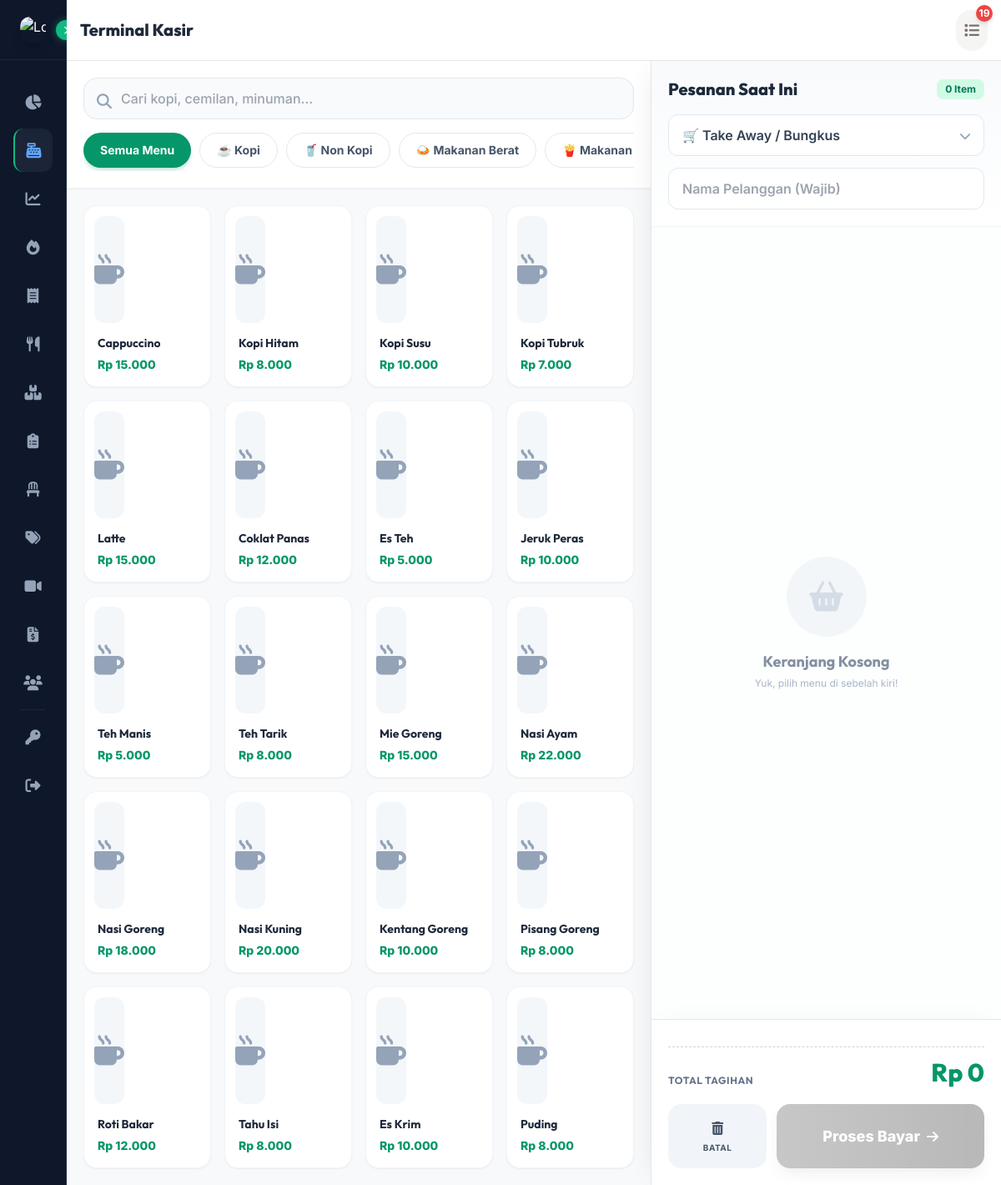
The page /admin/pos.php (signed in) on the database its author committed.
### tables this page shows
CREATE TABLE `categories` (
  `id` int(11) NOT NULL AUTO_INCREMENT,
  `name` varchar(50) NOT NULL,
  `slug` varchar(50) NOT NULL,
  `description` text,
  `icon` varchar(50) DEFAULT NULL,
  `sort_order` int(11) DEFAULT 0,
  `is_active` tinyint(1) DEFAULT 1,
  `created_at` timestamp NOT NULL DEFAULT CURRENT_TIMESTAMP,
  `updated_at` timestamp NOT NULL DEFAULT CURRENT_TIMESTAMP ON UPDATE CURRENT_TIMESTAMP,
  PRIMARY KEY (`id`),
  UNIQUE KEY `slug` (`slug`),
  KEY `idx_is_active` (`is_active`),
  KEY `idx_sort_order` (`sort_order`)
);

CREATE TABLE `menus` (
  `id` int(11) NOT NULL AUTO_INCREMENT,
  `category_id` int(11) NOT NULL,
  `name` varchar(100) NOT NULL,
  `slug` varchar(100) NOT NULL,
  `description` text,
  `price` decimal(10,2) NOT NULL,
  `image` varchar(255) DEFAULT NULL,
  `is_available` tinyint(1) DEFAULT 1,
  `is_recommended` tinyint(1) DEFAULT 0,
  `preparation_time` int(11) DEFAULT 15 COMMENT 'in minutes',
  `stock` int(11) DEFAULT NULL COMMENT 'null = unlimited',
  `created_at` timestamp NOT NULL DEFAULT CURRENT_TIMESTAMP,
  `updated_at` timestamp NOT NULL DEFAULT CURRENT_TIMESTAMP ON UPDATE CURRENT_TIMESTAMP,
  PRIMARY KEY (`id`),
  UNIQUE KEY `slug` (`slug`),
  KEY `idx_category` (`category_id`),
  KEY `idx_is_available` (`is_available`),
  KEY `idx_is_recommended` (`is_recommended`),
  CONSTRAINT `fk_menu_category` FOREIGN KEY (`category_id`) REFERENCES `categories` (`id`) ON DELETE CASCADE
);

### includes/functions.php (called while the page is built, shortened)
<?php
function formatRupiah($amount) {
    return 'Rp ' . number_format($amount, 0, ',', '.');
}

### admin/pos.php (the view, shortened to what this page needs)
<?php
$db = getDB();
$stmt = $db->query("SELECT * FROM categories WHERE is_active = 1 ORDER BY sort_order");
$categories = $stmt->fetchAll();
$stmt = $db->query("
    SELECT m.*, c.name as category_name
    FROM menus m
    JOIN categories c ON m.category_id = c.id
    WHERE m.is_available = 1
    ORDER BY c.sort_order, m.name
");
$menus = $stmt->fetchAll();
$stmt = $db->query("
    SELECT
        o.*,
        t.table_number,
        COUNT(oi.id) as item_count
    FROM orders o
    LEFT JOIN tables t ON o.table_id = t.id
    LEFT JOIN order_items oi ON o.id = oi.order_id
    WHERE o.status IN ('pending', 'confirmed', 'cooking', 'ready')
    GROUP BY o.id
    ORDER BY o.created_at DESC
");
$activeOrders = $stmt->fetchAll();
?>
<?php
include '../includes/header.php';
?>
        <div class="flex-1 flex flex-col h-full overflow-hidden">
            <div class="bg-white px-4 py-3 border-b border-stone-200 flex justify-between items-center z-30">
                <div class="hidden md:block">
                    <h1 class="text-xl font-extrabold font-outfit text-stone-850">Terminal Kasir</h1>
                </div>
                <div class="flex items-center space-x-3.5 ml-auto">
                    <button onclick="showActiveOrders()" class="relative text-stone-500 hover:text-emerald-600 bg-stone-100 hover:bg-emerald-50 p-2.5 rounded-full flex items-center justify-center transition shadow-sm" title="Pesanan Aktif">
                        <i class="fas fa-list text-lg"></i>
                        <?php if (!empty($activeOrders)): ?>
                        <span class="absolute -top-1.5 -right-1.5 bg-red-500 text-white text-xs w-5 h-5 rounded-full flex items-center justify-center font-bold shadow-md">
                            <?= count($activeOrders) ?>
                        </span>
                        <?php endif; ?>
                    </button>
                </div>
            </div>
    <div class="flex flex-col lg:flex-row flex-1 overflow-hidden">
        <div class="flex-1 overflow-hidden flex flex-col">
            <div class="p-5 bg-white border-b border-slate-200/60 shadow-sm z-10">
                <div class="relative mb-4">
                    <input
                        type="text"
                        id="searchMenu"
                        placeholder="Cari kopi, cemilan, minuman..."
                        class="w-full px-5 py-3 pl-11 bg-slate-50 border border-slate-200 rounded-2xl focus:bg-white focus:outline-none focus:ring-2 focus:ring-emerald-500/50 focus:border-emerald-500 font-medium transition-all duration-300"
                        onkeyup="searchMenu()"
                    >
                    <i class="fas fa-search absolute left-4 top-3.5 text-slate-400 text-lg"></i>
                </div>
                <div class="category-tabs flex space-x-2.5 overflow-x-auto pb-1">
                    <button onclick="filterCategory('all')" class="category-btn bg-emerald-600 text-white px-5 py-2.5 rounded-full whitespace-nowrap font-bold text-sm shadow-md shadow-emerald-600/20 transition-all duration-300">
                        Semua Menu
                    </button>
                    <?php foreach ($categories as $category): ?>
                    <button onclick="filterCategory(<?= $category['id'] ?>)" class="category-btn bg-white border border-slate-200 text-slate-600 px-5 py-2.5 rounded-full whitespace-nowrap font-bold text-sm hover:bg-slate-50 hover:text-emerald-600 hover:border-emerald-200 transition-all duration-300">
                        <?= $category['icon'] ?> <?= $category['name'] ?>
                    </button>
                    <?php endforeach; ?>
                </div>
            </div>
            <div class="flex-1 overflow-y-auto p-4 sm:p-5 pb-24 lg:pb-5 bg-slate-50/50">
                <div class="grid grid-cols-2 sm:grid-cols-3 lg:grid-cols-4 gap-3 sm:gap-4" id="menuGrid">
                    <?php foreach ($menus as $menu): ?>
                    <button
                        onclick="addToOrder(<?= $menu['id'] ?>, '<?= addslashes($menu['name']) ?>', <?= $menu['price'] ?>)"
                        class="menu-item group bg-white rounded-2xl p-3 text-left border border-slate-100 hover:border-emerald-200 shadow-sm hover:shadow-lg hover:-translate-y-1 transition-all duration-300 flex flex-col justify-between"
                        data-name="<?= strtolower($menu['name']) ?>"
                        data-category="<?= $menu['category_id'] ?>"
                    >
                        <div class="bg-slate-100/80 text-slate-400 rounded-xl h-28 sm:h-32 flex items-center justify-center mb-3.5 overflow-hidden group-hover:bg-emerald-50 transition-colors duration-300">
                            <?php if (!empty($menu['image'])): ?>
                                <img src="<?= UPLOADS_URL . '/' . $menu['image'] ?>" alt="<?= htmlspecialchars($menu['name']) ?>" class="w-full h-full object-cover group-hover:scale-105 transition-transform duration-500">
                            <?php else: ?>
                                <i class="fas fa-mug-hot text-4xl group-hover:text-emerald-500 transition-colors duration-300"></i>
                            <?php endif; ?>
                        </div>
                        <div class="px-1 pb-1">
                            <h3 class="font-bold text-sm text-slate-800 font-outfit mb-1.5 line-clamp-2 group-hover:text-emerald-700 transition-colors"><?= $menu['name'] ?></h3>
                            <p class="text-emerald-600 font-extrabold text-sm"><?= formatRupiah($menu['price']) ?></p>
                        </div>
                    </button>
                    <?php endforeach; ?>
                </div>
            </div>
        </div>
        <div id="orderSidebar" class="fixed inset-y-0 right-0 w-full lg:w-[420px] bg-white shadow-2xl lg:shadow-[-10px_0_30px_-15px_rgba(0,0,0,0.1)] flex flex-col z-50 transform translate-x-full lg:translate-x-0 transition-transform duration-300 lg:relative lg:inset-auto lg:h-full lg:border-l lg:border-slate-200">
            <div class="p-5 border-b border-slate-100 bg-gradient-to-b from-slate-50 to-white">
                <div class="flex items-center justify-between mb-4">
                    <h2 class="font-extrabold text-xl text-slate-800 font-outfit flex items-center">
                        Pesanan Saat Ini
                    </h2>
                    <div class="flex items-center gap-2">
                        <span class="bg-emerald-100 text-emerald-700 px-2.5 py-1 rounded-lg text-xs font-bold" id="itemCountBadge">0 Item</span>
                    </div>
                </div>
                <div class="space-y-3.5">
                    <div>
                        <div class="relative">
                            <select id="tableSelect" class="w-full px-4 py-3 bg-white border border-slate-200 rounded-xl focus:outline-none focus:ring-2 focus:ring-emerald-500/50 focus:border-emerald-500 font-semibold text-slate-700 appearance-none transition-all duration-300 cursor-pointer">
                                <option value="">🛒 Take Away / Bungkus</option>
                            </select>
                        </div>
                    </div>
                    <div>
                        <div class="relative">
                            <input
                                type="text"
                                id="customerName"
                                placeholder="Nama Pelanggan (Wajib)"
                                class="w-full px-4 py-3 bg-white border border-slate-200 rounded-xl focus:outline-none focus:ring-2 focus:ring-emerald-500/50 focus:border-emerald-500 font-semibold text-slate-700 transition-all duration-300"
                            >
                        </div>
                    </div>
                </div>
            </div>
            <div class="flex-1 overflow-y-auto p-4 bg-slate-50/30" id="orderItems">
                <div class="h-full flex flex-col items-center justify-center text-slate-400 opacity-80">
                    <div class="w-24 h-24 bg-slate-100 rounded-full flex items-center justify-center mb-4">
                        <i class="fas fa-shopping-basket text-4xl text-slate-300"></i>
                    </div>
                    <p class="font-bold text-slate-500 font-outfit text-lg">Keranjang Kosong</p>
                    <p class="text-xs mt-1 text-slate-400">Yuk, pilih menu di sebelah kiri!</p>
                </div>
            </div>
            <div class="p-5 border-t border-slate-200 bg-white shadow-[0_-10px_30px_-15px_rgba(0,0,0,0.05)]">
                <div class="space-y-3 mb-5 text-sm">
                    <div class="flex justify-between items-end border-t border-dashed border-slate-300 pt-3">
                        <span class="text-slate-500 font-bold font-outfit uppercase tracking-wider text-xs">Total Tagihan</span>
                        <span class="text-2xl lg:text-3xl font-extrabold text-emerald-600 font-outfit leading-none" id="total">Rp 0</span>
                    </div>
                </div>
                <div class="grid grid-cols-12 gap-3">
                    <button
                        onclick="clearOrder()"
                        class="col-span-4 bg-slate-100 hover:bg-red-50 text-slate-600 hover:text-red-600 font-bold py-3 lg:py-4 rounded-2xl transition-all duration-300 flex flex-col items-center justify-center gap-1 border border-transparent hover:border-red-200"
                    >
                        <i class="fas fa-trash-alt text-sm lg:text-base"></i>
                        <span class="text-[9px] lg:text-[10px] uppercase tracking-wider">Batal</span>
                    </button>
                    <button
                        onclick="processOrder()"
                        id="processBtn"
                        class="col-span-8 bg-gradient-to-r from-emerald-500 to-emerald-600 hover:from-emerald-600 hover:to-emerald-700 text-white font-extrabold py-3 lg:py-4 rounded-2xl transition-all duration-300 disabled:opacity-50 disabled:grayscale flex items-center justify-center gap-2 shadow-[0_8px_20px_-6px_rgba(16,185,129,0.4)] hover:shadow-[0_12px_25px_-6px_rgba(16,185,129,0.5)] hover:-translate-y-0.5"
                        disabled
                    >
                        <span class="text-base lg:text-lg">Proses Bayar</span>
                        <i class="fas fa-arrow-right text-sm lg:text-base"></i>
                    </button>
                </div>
            </div>
        </div>
        </div>
    </div>
        </div>
<?php include '../includes/footer.php'; ?>

### includes/header.php (style rules this page uses)
body { font-family: 'Inter', -apple-system, BlinkMacSystemFont, sans-serif; }
.font-outfit { font-family: 'Outfit', sans-serif; }

### rows shown on the page
categories: icon "☕", name "Kopi"
categories: icon "🥤", name "Non Kopi"
categories: icon "🍛", name "Makanan Berat"
categories: icon "🍟", name "Makanan…"
menus: name "Cappuccino", price "Rp 15.000"
menus: name "Kopi Hitam", price "Rp 8.000"
menus: name "Kopi Susu", price "Rp 10.000"
menus: name "Kopi Tubruk", price "Rp 7.000"
menus: name "Latte", price "Rp 15.000"
menus: name "Coklat Panas", price "Rp 12.000"
menus: name "Es Teh", price "Rp 5.000"
menus: name "Jeruk Peras", price "Rp 10.000"
menus: name "Teh Manis", price "Rp 5.000"
menus: name "Teh Tarik", price "Rp 8.000"
menus: name "Mie Goreng", price "Rp 15.000"
menus: name "Nasi Ayam", price "Rp 22.000"
menus: name "Nasi Goreng", price "Rp 18.000"
menus: name "Nasi Kuning", price "Rp 20.000"
menus: name "Kentang Goreng", price "Rp 10.000"
menus: name "Pisang Goreng", price "Rp 8.000"
menus: name "Roti Bakar", price "Rp 12.000"
menus: name "Tahu Isi", price "Rp 8.000"
menus: name "Es Krim", price "Rp 10.000"
menus: name "Puding", price "Rp 8.000"

### other values the page prints
count($activeOrders) "19"
